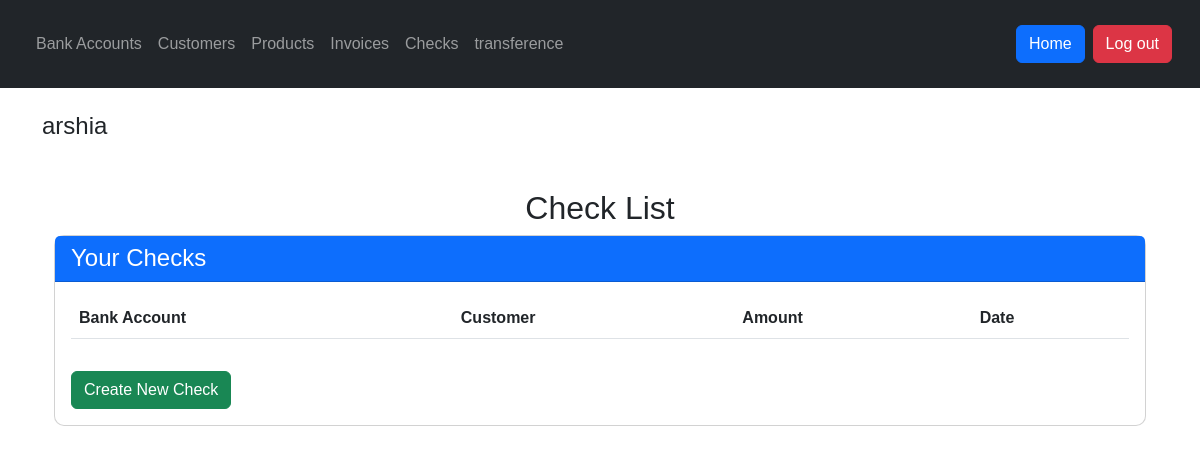
Before: /checks/ (signed in) with the older database file.
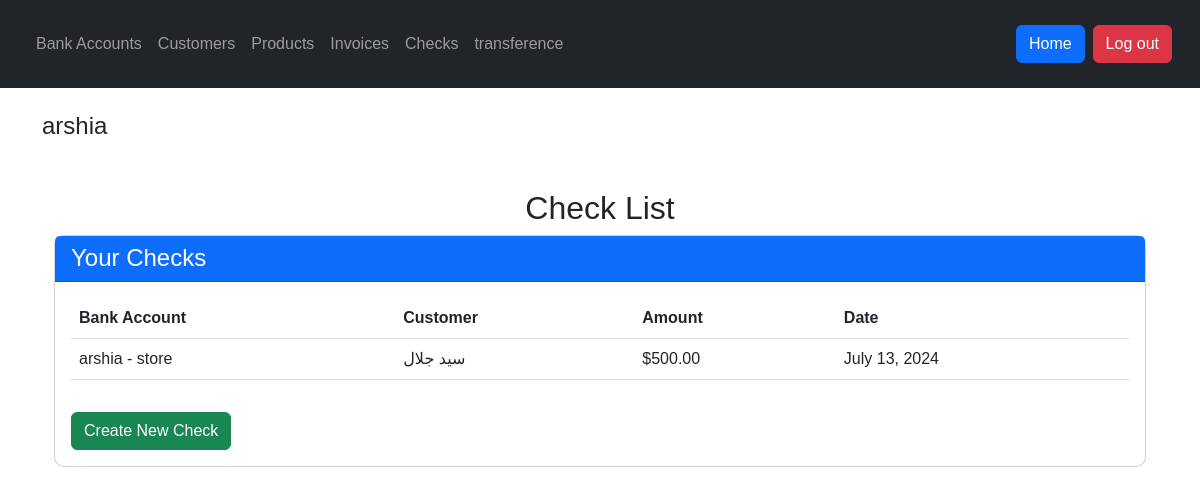
After: the same page with the newer database file.
### app/models.py (models this page shows, shortened)
class Check(models.Model):
    user = models.ForeignKey(User, on_delete=models.CASCADE, null=True, blank=True)
    bank_account = models.ForeignKey(BankAccount, on_delete=models.CASCADE)
    customer = models.ForeignKey(Customer, on_delete=models.CASCADE)
    amount = models.DecimalField(max_digits=10, decimal_places=2)
    date = models.DateField()

class BankAccount(models.Model):
    ACCOUNT_TYPES = (
        ('savings', 'Savings'),
        ('checking', 'Checking'),
        ('loan', 'Loan'),
        ('store', 'Store')
    )
    bank_name = models.CharField(max_length=30, null=True, blank=True)
    user = models.ForeignKey(User, on_delete=models.CASCADE)
    account_type = models.CharField(max_length=10, choices=ACCOUNT_TYPES)
    balance = models.DecimalField(max_digits=10, decimal_places=2)
    account_number = models.PositiveIntegerField(unique=True, blank=True, null=True)
    def __str__(self):
        return f"{self.user.username} - {self.account_type}"

class Customer(models.Model):
    user = models.ForeignKey(User, on_delete=models.CASCADE, null=True, blank=True)
    name = models.CharField(max_length=100)
    email = models.EmailField()
    def __str__(self):
        return self.name

### app/views.py (the view)
# urls.py: path('checks/', CheckListView.as_view(), name='check-list'),
class CheckListView(LoginRequiredMixin, ListView):
    model = Check
    template_name = 'app/check_list.html'
    def get_queryset(self):
        return Check.objects.filter(user=self.request.user)

### app/templates/app/check_list.html
{% extends 'app/base.html' %}
{% load static %}
{% block extra_css %}
<link rel="stylesheet" href="{% static 'css/check_list.css' %}">
{% endblock %}
{% block content %}
<div class="container mt-5">
    <h2 class="text-center">Check List</h2>
    <div class="card">
        <div class="card-header bg-primary text-white">
            <h4 class="mb-0">Your Checks</h4>
        </div>
        <div class="card-body">
            <table class="table table-hover">
                <thead>
                    <tr>
                        <th>Bank Account</th>
                        <th>Customer</th>
                        <th>Amount</th>
                        <th>Date</th>
                    </tr>
                </thead>
                <tbody>
                    {% for check in object_list %}
                    <tr>
                        <td>{{ check.bank_account }}</td>
                        <td>{{ check.customer }}</td>
                        <td>${{ check.amount }}</td>
                        <td>{{ check.date }}</td>
                    </tr>
                    {% endfor %}
                </tbody>
            </table>
            <a href="{% url 'check-create' %}" class="btn btn-success mt-3">Create New Check</a>
        </div>
    </div>
</div>
{% endblock %}

Changed rows visible on the page:
added Check: bank_account "arshia - store", customer "سید جلال", amount "500.00", date "July 13, 2024"
